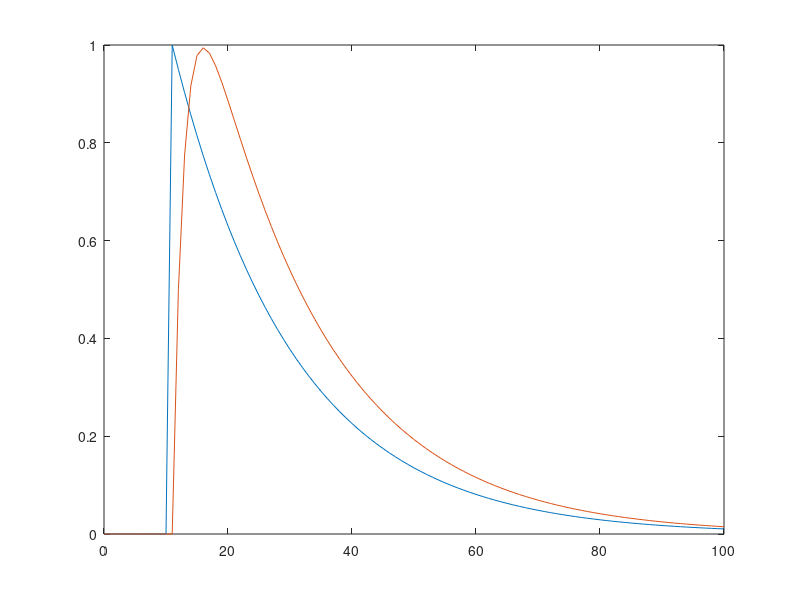

The MATLAB source for this figure:
v1 = 1; v2 = 0; %set the weights from the input
w11 = .95; w12 =0;
w21=.5; w22 = .6; %feedback weights

V = [v1;v2];
W = [w11 w12; w21 w22];

tEnd=100;
tVec = 0 : tEnd;
nTs = tEnd + 1;
x=zeros(1,nTs);
start=11;
x(start) = 1;

y = zeros (2, nTs);
for t = 2:nTs,
    y(:,t)=W*y(:,t-1) + V * x(t-1);
end

[eVec, eVal] = eig(W);
eVal = diag(eVal);
magEVal = abs(eVal);
[eVec eVal magEVal]
plot(tVec,y)